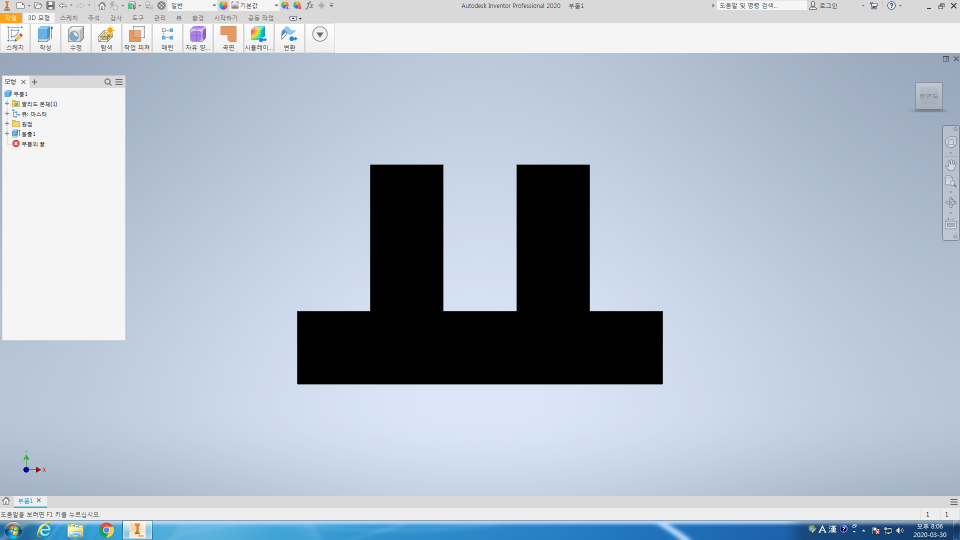
#> input picture failure_find+excel/sample/original_01.png, 1920 x 1080 px, found by its file name (shown at 1/2 size)
$ python roi_cutting.py
#> lines starting #> are read from the running program, lines starting #| are printed output that depends on the picture
import cv2

src = cv2.imread("C:/Users/HSWB/Desktop/edge_detector/sample/original_01.png", cv2.IMREAD_COLOR)
#> src is the input picture: shape (1080, 1920, 3); mean B, G, R 201.5, 187.6, 176.6

dst = src.copy()
dst = src[10:60, 200:700] # y:dy, x:dx
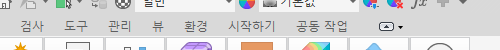
#> dst: shape (50, 500, 3); mean B, G, R 218.2, 217.8, 218.2

cv2.imshow("src", src)
cv2.imshow("dst", dst)
cv2.waitKey(0)
cv2.destroyAllWindows()

$ run again, with failure_find+excel/sample/0.2_0.4_0.8mm.png copied over failure_find+excel/sample/original_01.png
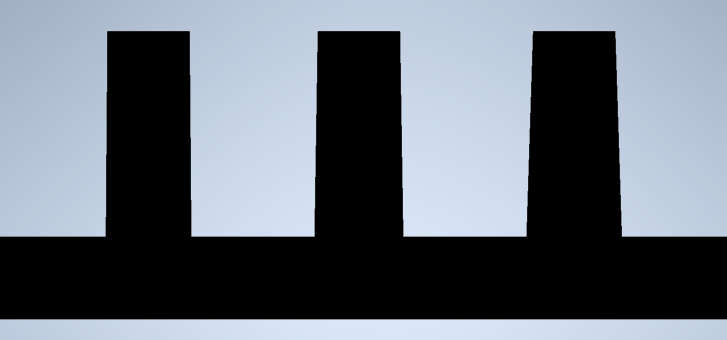
#> input picture failure_find+excel/sample/0.2_0.4_0.8mm.png, 1453 x 679 px, found by its file name (shown at 1/2 size)
#> src is the input picture: shape (679, 1453, 3); mean B, G, R 121.2, 111.3, 104.3
#> `dst = src[10:60, 200:700]`:
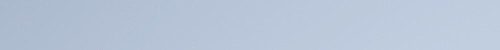
#> dst: shape (50, 500, 3); mean B, G, R 216.1, 197.2, 184

$ run again, with failure_find+excel/sample/Sample1.png copied over failure_find+excel/sample/original_01.png
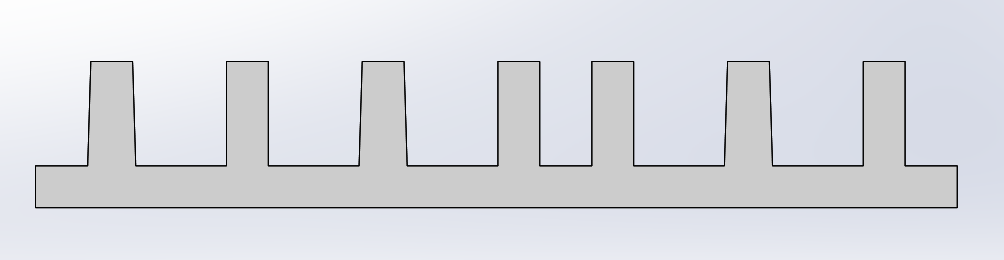
#> input picture failure_find+excel/sample/Sample1.png, 1004 x 260 px, found by its file name
#> src is the input picture: shape (260, 1004, 3); mean B, G, R 225.6, 220, 218
#> `dst = src[10:60, 200:700]`:
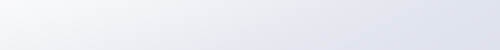
#> dst: shape (50, 500, 3); mean B, G, R 242, 236, 233.7
